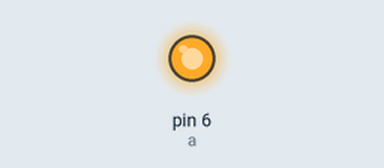
This sketch was run on a simulated Arduino Uno, built with avr-gcc and run on an emulated ATmega328P. Parts: output pins drawn as LEDs (lit = HIGH).

Above: at 1.7 s.
At 8.3 s:
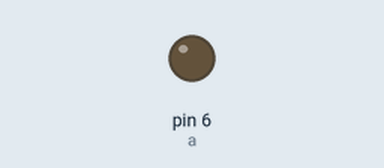
Timing chart, 0 to 14.3 s (numbered marks = the images above):
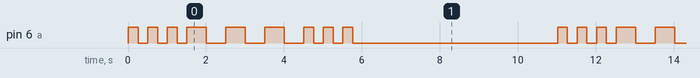

Measured:
- by itself, pin 6 (a): repeats every 11.0 s: 2 × (LOW 0.25 s, HIGH 0.25 s), LOW 0.25 s, 3 × (HIGH 0.50 s, LOW 0.50 s), 2 × (HIGH 0.25 s, LOW 0.25 s), HIGH 0.25 s, LOW 5.3 s, HIGH 0.25 s
- by itself, everything shown: repeats every 11.0 s, in 18 steps

The sketch:

Self_Blink.ino
```cpp
void setup()
  {
      int a = 6;
      pinMode(a, OUTPUT); //sets pin 10 for output
  }

void loop()
  {
    int a = 6;
    int i =0;
    digitalWrite(a, LOW);
    delay(10);

    while (i<3)
    {
      digitalWrite(a, HIGH); //turns on the LED in pin 10
      delay(250); //ms
      digitalWrite(a, LOW); //turns off the LED in pin 10
      delay(250);
      i++;

    }
i=0;
    while(i<3)
    {
      digitalWrite(a, HIGH); //turns on the LED in pin 10
      delay(500); //ms
      digitalWrite(a, LOW); //turns off the LED in pin 10
      delay(500);
      i++;
    }
i=0;
      while(i<3)
      {
      digitalWrite(a, HIGH); //turns on the LED in pin 10
      delay(250); //ms
      digitalWrite(a, LOW); //turns off the LED in pin 10
      delay(250);
      i++;
      }

      digitalWrite(a,LOW);
      delay(5000);

  }
```
